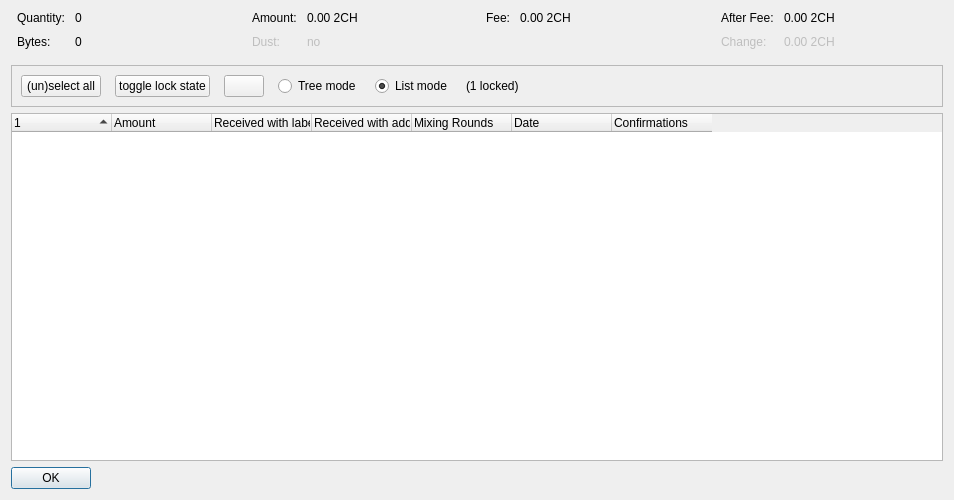
<?xml version="1.0" encoding="UTF-8"?>
<ui version="4.0">
 <class>CoinControlDialog</class>
 <widget class="QDialog" name="CoinControlDialog">
  <property name="geometry">
   <rect>
    <x>0</x>
    <y>0</y>
    <width>954</width>
    <height>500</height>
   </rect>
  </property>
  <property name="windowTitle">
   <string>Coin Selection</string>
  </property>
  <layout class="QVBoxLayout" name="verticalLayout">
   <item>
    <layout class="QHBoxLayout" name="horizontalLayoutTop" stretch="0,0,0,0">
     <property name="topMargin">
      <number>0</number>
     </property>
     <property name="bottomMargin">
      <number>10</number>
     </property>
     <item>
      <layout class="QFormLayout" name="formLayoutCoinControl1">
       <property name="horizontalSpacing">
        <number>10</number>
       </property>
       <property name="verticalSpacing">
        <number>10</number>
       </property>
       <property name="leftMargin">
        <number>6</number>
       </property>
       <property name="rightMargin">
        <number>6</number>
       </property>
       <item row="0" column="0">
        <widget class="QLabel" name="labelCoinControlQuantityText">
         <property name="text">
          <string>Quantity:</string>
         </property>
        </widget>
       </item>
       <item row="0" column="1">
        <widget class="QLabel" name="labelCoinControlQuantity">
         <property name="cursor">
          <cursorShape>IBeamCursor</cursorShape>
         </property>
         <property name="contextMenuPolicy">
          <enum>Qt::ActionsContextMenu</enum>
         </property>
         <property name="text">
          <string notr="true">0</string>
         </property>
         <property name="textInteractionFlags">
          <set>Qt::LinksAccessibleByMouse|Qt::TextSelectableByKeyboard|Qt::TextSelectableByMouse</set>
         </property>
        </widget>
       </item>
       <item row="1" column="0">
        <widget class="QLabel" name="labelCoinControlBytesText">
         <property name="text">
          <string>Bytes:</string>
         </property>
        </widget>
       </item>
       <item row="1" column="1">
        <widget class="QLabel" name="labelCoinControlBytes">
         <property name="cursor">
          <cursorShape>IBeamCursor</cursorShape>
         </property>
         <property name="contextMenuPolicy">
          <enum>Qt::ActionsContextMenu</enum>
         </property>
         <property name="text">
          <string notr="true">0</string>
         </property>
         <property name="textInteractionFlags">
          <set>Qt::LinksAccessibleByMouse|Qt::TextSelectableByKeyboard|Qt::TextSelectableByMouse</set>
         </property>
        </widget>
       </item>
      </layout>
     </item>
     <item>
      <layout class="QFormLayout" name="formLayoutCoinControl2">
       <property name="horizontalSpacing">
        <number>10</number>
       </property>
       <property name="verticalSpacing">
        <number>10</number>
       </property>
       <property name="leftMargin">
        <number>6</number>
       </property>
       <property name="rightMargin">
        <number>6</number>
       </property>
       <item row="0" column="0">
        <widget class="QLabel" name="labelCoinControlAmountText">
         <property name="text">
          <string>Amount:</string>
         </property>
        </widget>
       </item>
       <item row="0" column="1">
        <widget class="QLabel" name="labelCoinControlAmount">
         <property name="cursor">
          <cursorShape>IBeamCursor</cursorShape>
         </property>
         <property name="contextMenuPolicy">
          <enum>Qt::ActionsContextMenu</enum>
         </property>
         <property name="text">
          <string notr="true">0.00 2CH</string>
         </property>
         <property name="textInteractionFlags">
          <set>Qt::LinksAccessibleByMouse|Qt::TextSelectableByKeyboard|Qt::TextSelectableByMouse</set>
         </property>
        </widget>
       </item>
       <item row="1" column="0">
        <widget class="QLabel" name="labelCoinControlLowOutputText">
         <property name="enabled">
          <bool>false</bool>
         </property>
         <property name="text">
          <string>Dust:</string>
         </property>
        </widget>
       </item>
       <item row="1" column="1">
        <widget class="QLabel" name="labelCoinControlLowOutput">
         <property name="enabled">
          <bool>false</bool>
         </property>
         <property name="cursor">
          <cursorShape>IBeamCursor</cursorShape>
         </property>
         <property name="contextMenuPolicy">
          <enum>Qt::ActionsContextMenu</enum>
         </property>
         <property name="text">
          <string notr="true">no</string>
         </property>
         <property name="textInteractionFlags">
          <set>Qt::LinksAccessibleByMouse|Qt::TextSelectableByKeyboard|Qt::TextSelectableByMouse</set>
         </property>
        </widget>
       </item>
      </layout>
     </item>
     <item>
      <layout class="QFormLayout" name="formLayoutCoinControl3">
       <property name="horizontalSpacing">
        <number>10</number>
       </property>
       <property name="verticalSpacing">
        <number>10</number>
       </property>
       <property name="leftMargin">
        <number>6</number>
       </property>
       <property name="rightMargin">
        <number>6</number>
       </property>
       <item row="0" column="0">
        <widget class="QLabel" name="labelCoinControlFeeText">
         <property name="text">
          <string>Fee:</string>
         </property>
        </widget>
       </item>
       <item row="0" column="1">
        <widget class="QLabel" name="labelCoinControlFee">
         <property name="cursor">
          <cursorShape>IBeamCursor</cursorShape>
         </property>
         <property name="contextMenuPolicy">
          <enum>Qt::ActionsContextMenu</enum>
         </property>
         <property name="text">
          <string notr="true">0.00 2CH</string>
         </property>
         <property name="textInteractionFlags">
          <set>Qt::LinksAccessibleByMouse|Qt::TextSelectableByKeyboard|Qt::TextSelectableByMouse</set>
         </property>
        </widget>
       </item>
      </layout>
     </item>
     <item>
      <layout class="QFormLayout" name="formLayoutCoinControl4">
       <property name="horizontalSpacing">
        <number>10</number>
       </property>
       <property name="verticalSpacing">
        <number>10</number>
       </property>
       <property name="leftMargin">
        <number>6</number>
       </property>
       <property name="rightMargin">
        <number>6</number>
       </property>
       <item row="0" column="0">
        <widget class="QLabel" name="labelCoinControlAfterFeeText">
         <property name="text">
          <string>After Fee:</string>
         </property>
        </widget>
       </item>
       <item row="0" column="1">
        <widget class="QLabel" name="labelCoinControlAfterFee">
         <property name="cursor">
          <cursorShape>IBeamCursor</cursorShape>
         </property>
         <property name="contextMenuPolicy">
          <enum>Qt::ActionsContextMenu</enum>
         </property>
         <property name="text">
          <string notr="true">0.00 2CH</string>
         </property>
         <property name="textInteractionFlags">
          <set>Qt::LinksAccessibleByMouse|Qt::TextSelectableByKeyboard|Qt::TextSelectableByMouse</set>
         </property>
        </widget>
       </item>
       <item row="1" column="0">
        <widget class="QLabel" name="labelCoinControlChangeText">
         <property name="enabled">
          <bool>false</bool>
         </property>
         <property name="text">
          <string>Change:</string>
         </property>
        </widget>
       </item>
       <item row="1" column="1">
        <widget class="QLabel" name="labelCoinControlChange">
         <property name="enabled">
          <bool>false</bool>
         </property>
         <property name="cursor">
          <cursorShape>IBeamCursor</cursorShape>
         </property>
         <property name="contextMenuPolicy">
          <enum>Qt::ActionsContextMenu</enum>
         </property>
         <property name="text">
          <string notr="true">0.00 2CH</string>
         </property>
         <property name="textInteractionFlags">
          <set>Qt::LinksAccessibleByMouse|Qt::TextSelectableByKeyboard|Qt::TextSelectableByMouse</set>
         </property>
        </widget>
       </item>
      </layout>
     </item>
    </layout>
   </item>
   <item>
    <widget class="QFrame" name="frame">
     <property name="minimumSize">
      <size>
       <width>0</width>
       <height>40</height>
      </size>
     </property>
     <property name="frameShape">
      <enum>QFrame::StyledPanel</enum>
     </property>
     <property name="frameShadow">
      <enum>QFrame::Sunken</enum>
     </property>
     <layout class="QHBoxLayout" name="horizontalLayout">
      <item>
       <layout class="QHBoxLayout" name="horizontalLayoutPanel" stretch="0,0,0,0,0,0,0">
        <property name="spacing">
         <number>14</number>
        </property>
        <item>
         <widget class="QPushButton" name="pushButtonSelectAll">
          <property name="sizePolicy">
           <sizepolicy hsizetype="Maximum" vsizetype="Fixed">
            <horstretch>0</horstretch>
            <verstretch>0</verstretch>
           </sizepolicy>
          </property>
          <property name="text">
           <string>(un)select all</string>
          </property>
          <property name="autoDefault">
           <bool>false</bool>
          </property>
         </widget>
        </item>
        <item>
         <widget class="QPushButton" name="pushButtonToggleLock">
          <property name="sizePolicy">
           <sizepolicy hsizetype="Maximum" vsizetype="Fixed">
            <horstretch>0</horstretch>
            <verstretch>0</verstretch>
           </sizepolicy>
          </property>
          <property name="text">
           <string>toggle lock state</string>
          </property>
          <property name="autoDefault">
           <bool>false</bool>
          </property>
         </widget>
        </item>
        <item>
         <widget class="QPushButton" name="hideButton">
          <property name="sizePolicy">
           <sizepolicy hsizetype="Maximum" vsizetype="Fixed">
            <horstretch>0</horstretch>
            <verstretch>0</verstretch>
           </sizepolicy>
          </property>
          <property name="text">
           <string/>
          </property>
          <property name="autoDefault">
           <bool>false</bool>
          </property>
         </widget>
        </item>
        <item>
         <widget class="QRadioButton" name="radioTreeMode">
          <property name="sizePolicy">
           <sizepolicy hsizetype="Maximum" vsizetype="Fixed">
            <horstretch>0</horstretch>
            <verstretch>0</verstretch>
           </sizepolicy>
          </property>
          <property name="text">
           <string>Tree mode</string>
          </property>
         </widget>
        </item>
        <item>
         <widget class="QRadioButton" name="radioListMode">
          <property name="sizePolicy">
           <sizepolicy hsizetype="Maximum" vsizetype="Fixed">
            <horstretch>0</horstretch>
            <verstretch>0</verstretch>
           </sizepolicy>
          </property>
          <property name="text">
           <string>List mode</string>
          </property>
          <property name="checked">
           <bool>true</bool>
          </property>
         </widget>
        </item>
        <item>
         <widget class="QLabel" name="labelLocked">
          <property name="text">
           <string>(1 locked)</string>
          </property>
         </widget>
        </item>
        <item>
         <spacer name="horizontalSpacer">
          <property name="orientation">
           <enum>Qt::Horizontal</enum>
          </property>
          <property name="sizeHint" stdset="0">
           <size>
            <width>40</width>
            <height>20</height>
           </size>
          </property>
         </spacer>
        </item>
       </layout>
      </item>
     </layout>
    </widget>
   </item>
   <item>
    <widget class="CoinControlTreeWidget" name="treeWidget">
     <property name="contextMenuPolicy">
      <enum>Qt::CustomContextMenu</enum>
     </property>
     <property name="sortingEnabled">
      <bool>false</bool>
     </property>
     <property name="columnCount">
      <number>7</number>
     </property>
     <attribute name="headerShowSortIndicator" stdset="0">
      <bool>true</bool>
     </attribute>
     <attribute name="headerStretchLastSection">
      <bool>false</bool>
     </attribute>
     <column>
      <property name="text">
       <string/>
      </property>
     </column>
     <column>
      <property name="text">
       <string>Amount</string>
      </property>
     </column>
     <column>
      <property name="text">
       <string>Received with label</string>
      </property>
     </column>
     <column>
      <property name="text">
       <string>Received with address</string>
      </property>
     </column>
     <column>
      <property name="text">
       <string>Mixing Rounds</string>
      </property>
     </column>
     <column>
      <property name="text">
       <string>Date</string>
      </property>
     </column>
     <column>
      <property name="text">
       <string>Confirmations</string>
      </property>
      <property name="toolTip">
       <string>Confirmed</string>
      </property>
     </column>
    </widget>
   </item>
   <item>
    <widget class="QDialogButtonBox" name="buttonBox">
     <property name="sizePolicy">
      <sizepolicy hsizetype="Maximum" vsizetype="Fixed">
       <horstretch>0</horstretch>
       <verstretch>0</verstretch>
      </sizepolicy>
     </property>
     <property name="orientation">
      <enum>Qt::Horizontal</enum>
     </property>
     <property name="standardButtons">
      <set>QDialogButtonBox::Ok</set>
     </property>
    </widget>
   </item>
  </layout>
 </widget>
 <customwidgets>
  <customwidget>
   <class>CoinControlTreeWidget</class>
   <extends>QTreeWidget</extends>
   <header>qt/coincontroltreewidget.h</header>
  </customwidget>
 </customwidgets>
 <resources/>
 <connections/>
</ui>
